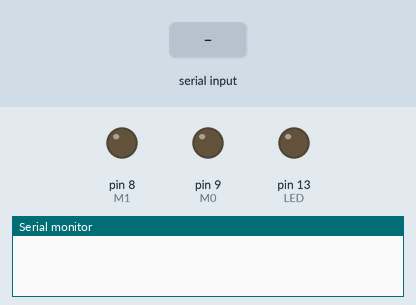
This sketch was run on a simulated Arduino Uno, built with avr-gcc and run on an emulated ATmega328P. Parts: output pins drawn as LEDs (lit = HIGH), the last lines printed to the serial monitor. Inputs (shaded band) come from the test bench.

Above: at 1.8 s.
1.9 s: "90,45\n" received over the second serial link
At 3.2 s:
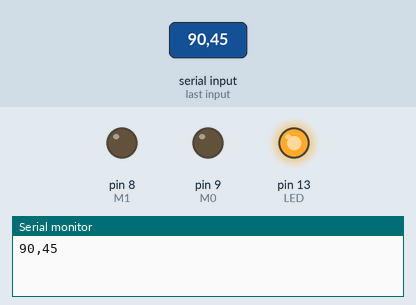
3.5 s: "5\n" received over the second serial link
Timing chart, 0 to 6.5 s (numbered marks = the images above; inputs shaded):
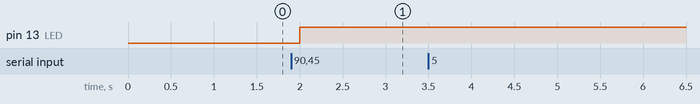

Measured:
- after the input at 1.9 s, pin 13 (LED): LOW → HIGH after 0.10 s

The sketch:

LoRa_2_Recv.ino
```cpp
#include <SoftwareSerial.h>
SoftwareSerial mySerial(6, 7); //RX nối với TX(lora), TX - RX(lora)

#define M0 9
#define M1 8
#define LED 13
// M0, M1 đấu với gnd: Normal mode

void setup()
{
  Serial.begin(9600);
  mySerial.begin(9600);
  pinMode(LED, OUTPUT);
  digitalWrite(LED, LOW);
  pinMode(M0, OUTPUT);
  pinMode(M1, OUTPUT);
  digitalWrite(M0, LOW);       // Set 2 chân M0 và M1 xuống LOW
  digitalWrite(M1, LOW);       // để hoạt động ở chế độ Normal
}

void loop()
{
  /*
     Đọc dữ liệu  từ cổng Serial monitor
     Gửi dữ liệu đi bằng uart Lora
  */
  String data = "";
  if (mySerial.available() > 0)
  {
    data = mySerial.readStringUntil('\n');
    Serial.println(data);
    int x = data.toInt();
    digitalWrite(LED, x);
  }

  delay(500);
}
```
